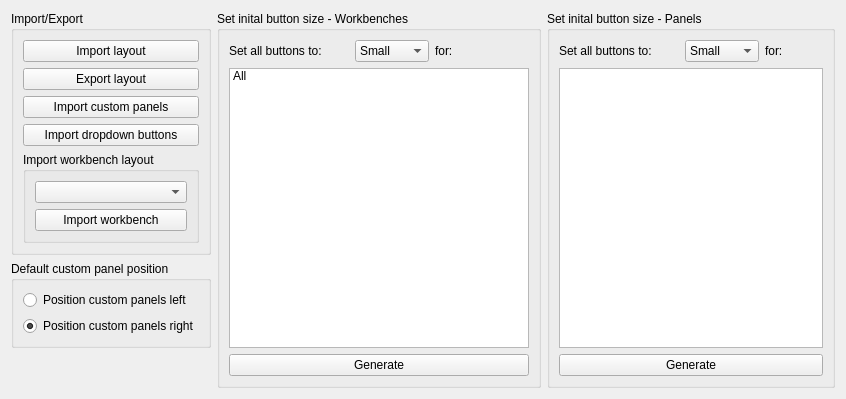
           <widget class="QWidget" name="InItialSetup">
            <attribute name="title">
             <string>Initial setup</string>
            </attribute>
            <layout class="QGridLayout" name="gridLayout_32">
             <item row="0" column="0">
              <layout class="QGridLayout" name="gridLayout_30">
               <item row="0" column="1" rowspan="3">
                <widget class="QGroupBox" name="SetupBox">
                 <property name="title">
                  <string>Set inital button size - Workbenches</string>
                 </property>
                 <layout class="QGridLayout" name="gridLayout_27">
                  <item row="0" column="0" colspan="3">
                   <layout class="QGridLayout" name="gridLayout_31">
                    <item row="0" column="0">
                     <widget class="QLabel" name="label_15">
                      <property name="sizePolicy">
                       <sizepolicy hsizetype="Fixed" vsizetype="Preferred">
                        <horstretch>0</horstretch>
                        <verstretch>0</verstretch>
                       </sizepolicy>
                      </property>
                      <property name="minimumSize">
                       <size>
                        <width>120</width>
                        <height>0</height>
                       </size>
                      </property>
                      <property name="text">
                       <string>Set all buttons to: </string>
                      </property>
                     </widget>
                    </item>
                    <item row="0" column="1">
                     <widget class="QComboBox" name="DefaultButtonSize_IS_Workbenches">
                      <item>
                       <property name="text">
                        <string>Small</string>
                       </property>
                      </item>
                      <item>
                       <property name="text">
                        <string>Medium</string>
                       </property>
                      </item>
                      <item>
                       <property name="text">
                        <string>Large</string>
                       </property>
                      </item>
                     </widget>
                    </item>
                    <item row="0" column="3">
                     <widget class="QLabel" name="label_16">
                      <property name="text">
                       <string>for:</string>
                      </property>
                     </widget>
                    </item>
                    <item row="0" column="4">
                     <spacer name="horizontalSpacer_8">
                      <property name="orientation">
                       <enum>Qt::Orientation::Horizontal</enum>
                      </property>
                      <property name="sizeHint" stdset="0">
                       <size>
                        <width>40</width>
                        <height>20</height>
                       </size>
                      </property>
                     </spacer>
                    </item>
                   </layout>
                  </item>
                  <item row="1" column="0" colspan="3">
                   <widget class="QListWidget" name="WorkbenchList_IS">
                    <property name="minimumSize">
                     <size>
                      <width>300</width>
                      <height>0</height>
                     </size>
                    </property>
                    <property name="selectionMode">
                     <enum>QAbstractItemView::SelectionMode::MultiSelection</enum>
                    </property>
                    <property name="sortingEnabled">
                     <bool>true</bool>
                    </property>
                    <item>
                     <property name="text">
                      <string>All</string>
                     </property>
                    </item>
                   </widget>
                  </item>
                  <item row="2" column="0" colspan="3">
                   <widget class="QPushButton" name="GenerateSetup_IS_WorkBenches">
                    <property name="text">
                     <string>Generate</string>
                    </property>
                   </widget>
                  </item>
                 </layout>
                </widget>
               </item>
               <item row="0" column="2" rowspan="3">
                <widget class="QGroupBox" name="groupBox_2">
                 <property name="title">
                  <string>Set inital button size - Panels</string>
                 </property>
                 <layout class="QGridLayout" name="gridLayout_45">
                  <item row="0" column="0">
                   <layout class="QGridLayout" name="gridLayout_44">
                    <item row="0" column="0">
                     <widget class="QLabel" name="label_24">
                      <property name="sizePolicy">
                       <sizepolicy hsizetype="Fixed" vsizetype="Preferred">
                        <horstretch>0</horstretch>
                        <verstretch>0</verstretch>
                       </sizepolicy>
                      </property>
                      <property name="minimumSize">
                       <size>
                        <width>120</width>
                        <height>0</height>
                       </size>
                      </property>
                      <property name="text">
                       <string>Set all buttons to: </string>
                      </property>
                     </widget>
                    </item>
                    <item row="0" column="1">
                     <widget class="QComboBox" name="DefaultButtonSize_IS_Panels">
                      <item>
                       <property name="text">
                        <string>Small</string>
                       </property>
                      </item>
                      <item>
                       <property name="text">
                        <string>Medium</string>
                       </property>
                      </item>
                      <item>
                       <property name="text">
                        <string>Large</string>
                       </property>
                      </item>
                     </widget>
                    </item>
                    <item row="0" column="3">
                     <widget class="QLabel" name="label_25">
                      <property name="text">
                       <string>for:</string>
                      </property>
                     </widget>
                    </item>
                    <item row="0" column="4">
                     <spacer name="horizontalSpacer_9">
                      <property name="orientation">
                       <enum>Qt::Orientation::Horizontal</enum>
                      </property>
                      <property name="sizeHint" stdset="0">
                       <size>
                        <width>40</width>
                        <height>20</height>
                       </size>
                      </property>
                     </spacer>
                    </item>
                   </layout>
                  </item>
                  <item row="1" column="0">
                   <widget class="QListWidget" name="Panels_IS">
                    <property name="selectionMode">
                     <enum>QAbstractItemView::SelectionMode::MultiSelection</enum>
                    </property>
                    <property name="selectionBehavior">
                     <enum>QAbstractItemView::SelectionBehavior::SelectRows</enum>
                    </property>
                    <property name="sortingEnabled">
                     <bool>true</bool>
                    </property>
                   </widget>
                  </item>
                  <item row="2" column="0">
                   <widget class="QPushButton" name="GenerateSetup_IS_Panels">
                    <property name="text">
                     <string>Generate</string>
                    </property>
                   </widget>
                  </item>
                 </layout>
                </widget>
               </item>
               <item row="2" column="0">
                <spacer name="verticalSpacer_13">
                 <property name="orientation">
                  <enum>Qt::Orientation::Vertical</enum>
                 </property>
                 <property name="sizeType">
                  <enum>QSizePolicy::Policy::Expanding</enum>
                 </property>
                 <property name="sizeHint" stdset="0">
                  <size>
                   <width>20</width>
                   <height>40</height>
                  </size>
                 </property>
                </spacer>
               </item>
               <item row="0" column="0">
                <widget class="QGroupBox" name="ExportBox">
                 <property name="sizePolicy">
                  <sizepolicy hsizetype="Fixed" vsizetype="Preferred">
                   <horstretch>0</horstretch>
                   <verstretch>0</verstretch>
                  </sizepolicy>
                 </property>
                 <property name="minimumSize">
                  <size>
                   <width>200</width>
                   <height>0</height>
                  </size>
                 </property>
                 <property name="title">
                  <string>Import/Export</string>
                 </property>
                 <layout class="QGridLayout" name="gridLayout_29">
                  <item row="4" column="0">
                   <widget class="QGroupBox" name="groupBox_3">
                    <property name="title">
                     <string>Import workbench layout</string>
                    </property>
                    <layout class="QGridLayout" name="gridLayout_24">
                     <item row="0" column="0">
                      <widget class="QComboBox" name="ImportWorkbenchSelector_IS"/>
                     </item>
                     <item row="1" column="0">
                      <widget class="QPushButton" name="ImportWorkbench_IS">
                       <property name="text">
                        <string>Import workbench</string>
                       </property>
                      </widget>
                     </item>
                    </layout>
                   </widget>
                  </item>
                  <item row="0" column="0">
                   <widget class="QPushButton" name="Importlayout_IS">
                    <property name="text">
                     <string>Import layout</string>
                    </property>
                   </widget>
                  </item>
                  <item row="1" column="0">
                   <widget class="QPushButton" name="ExportLayout_IS">
                    <property name="text">
                     <string>Export layout</string>
                    </property>
                   </widget>
                  </item>
                  <item row="3" column="0">
                   <widget class="QPushButton" name="ImportDropDownButtons_IS">
                    <property name="text">
                     <string>Import dropdown buttons</string>
                    </property>
                   </widget>
                  </item>
                  <item row="2" column="0">
                   <widget class="QPushButton" name="ImportCustomPanels_IS">
                    <property name="text">
                     <string>Import custom panels</string>
                    </property>
                   </widget>
                  </item>
                 </layout>
                </widget>
               </item>
               <item row="1" column="0">
                <widget class="QGroupBox" name="groupBox_4">
                 <property name="minimumSize">
                  <size>
                   <width>0</width>
                   <height>80</height>
                  </size>
                 </property>
                 <property name="title">
                  <string>Default custom panel position</string>
                 </property>
                 <layout class="QGridLayout" name="gridLayout_47">
                  <item row="0" column="0">
                   <widget class="QRadioButton" name="CustomPanelPositionLeft">
                    <property name="text">
                     <string>Position custom panels left</string>
                    </property>
                   </widget>
                  </item>
                  <item row="1" column="0">
                   <widget class="QRadioButton" name="CustomPanelPositionRight">
                    <property name="text">
                     <string>Position custom panels right</string>
                    </property>
                    <property name="checked">
                     <bool>true</bool>
                    </property>
                   </widget>
                  </item>
                 </layout>
                </widget>
               </item>
              </layout>
             </item>
            </layout>
           </widget>
